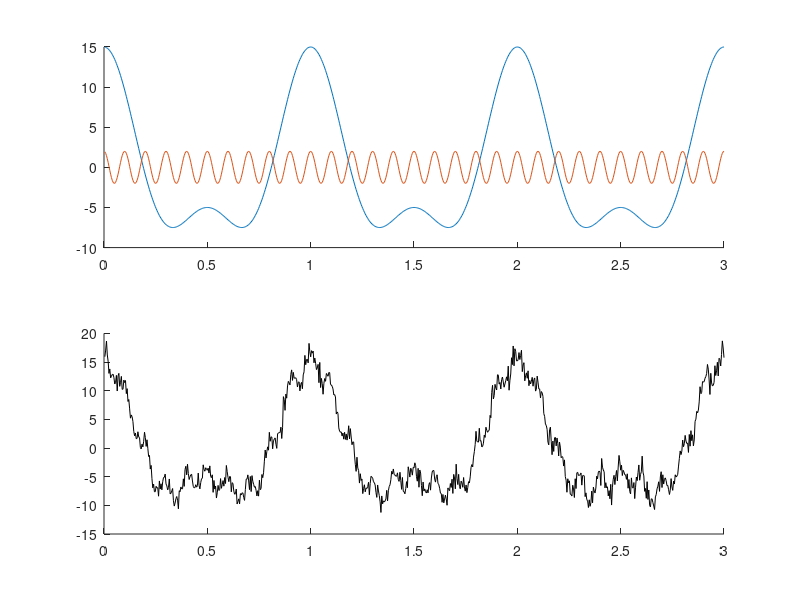

MATLAB code for this plot: (Note: this script raises an error after producing the figure.)
addpath(genpath('../ssp_decomp'))
addpath(genpath('../spectralanalysis'))

%% Generate a slow oscillation with harmonics and a faster one during n windows of length N.
Fs=250; % Hz
N=3*Fs; % Window length
n=1;    % Window Number
tt= (1:n*N);

StaPointId = ((1:n)-1)*N +1;
EndPointId = StaPointId+N-1;

f_so = 1;  w_so = f_so *2*pi /Fs; 
f_al = 10; w_al = f_al *2*pi /Fs;

x_so = 10 * cos(w_so*tt)+5 * cos(2*w_so*tt);
x_al = 2 * cos(w_al*tt);

sigma_noise= 1;
y_t = x_so +  x_al + normrnd(0,sigma_noise,[1,n*N]);
y_t=y_t';

figure
subplot(2,1,1); hold on
plot(tt/Fs, x_so )
plot(tt/Fs, x_al)

subplot(2,1,2); hold on
plot(tt/Fs, y_t, 'k')

%% Initialize and fit
convergenceTolerance=eps;
em_its=100;
doPlot=0;
namecur='test_fit';

init_params=struct();
init_params.f_init     =  [1.5, 6];
init_params.a_init     =  [0.98, 0.98];
init_params.sigma2_init=  [1,1];
init_params.R          =  1;
init_params.NNharm     =  [2, 1];
modelOsc=ssp_decomp(y_t,Fs,StaPointId,EndPointId,em_its,convergenceTolerance, init_params,namecur,doPlot);


%% Plot summary
plot_summary(modelOsc)


